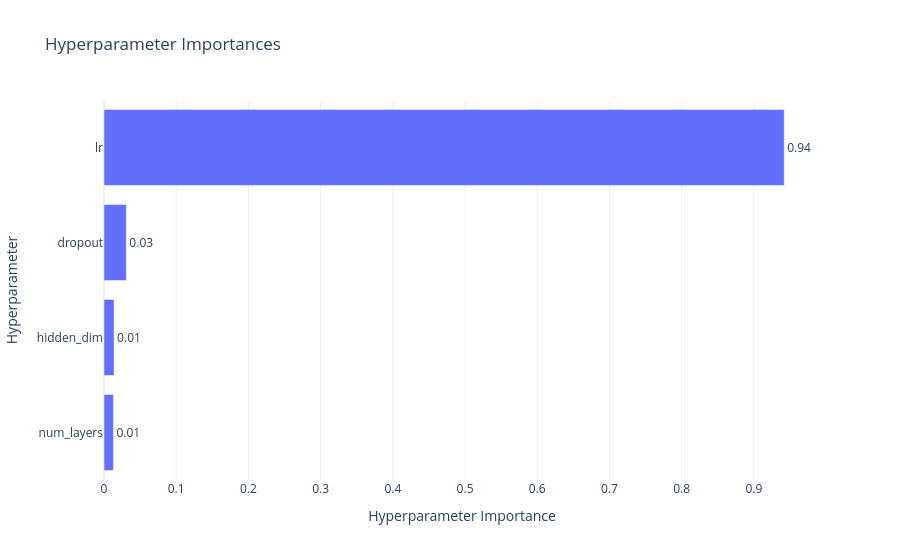

Notebook cell for this chart:
### Code cell
# ==================================
# 셀 8: CYP3A4 Optuna 스터디 실행 (1단계: 넓은 탐색)
# ==================================
TASK_TO_TUNE = "CYP3A4"

# 1. 목표 점수 설정
TARGET_SCORE_CYP = 0.84
# 2. 안전망
MAX_TRIALS = 500

# 3. CYP3A4 전용 콜백 함수 정의
def stop_for_cyp(study: optuna.study.Study, trial: optuna.trial.FrozenTrial):
    if study.best_value is not None and study.best_value >= TARGET_SCORE_CYP:
        print(f"\n--- 🎯 CYP3A4 목표 달성! ({TARGET_SCORE_CYP}) ---")
        print(f"--- Trial {trial.number}에서 {study.best_value:.4f} 달성 후 중지합니다. ---")
        study.stop()

print(f"--- 1단계 튜닝 시작: {TASK_TO_TUNE} (목표: {TARGET_SCORE_CYP}, 최대: {MAX_TRIALS}회) ---")

# --- 👇 [핵심 수정: study 객체 이름 변경] ---
study_CYP3A4_p1 = optuna.create_study(
    direction="maximize",
    study_name=f"admet_{TASK_TO_TUNE}_tuning_Phase1"
)
# --- 👆 [수정 완료] ---

print(f"📊 {TASK_TO_TUNE}는 분류 태스크 - {TARGET_SCORE_CYP} 달성 시 자동 중지됩니다.")

# Optuna 실행 (셀 6의 'objective' 함수 사용)
study_CYP3A4_p1.optimize(
    lambda trial: objective(trial, TASK_TO_TUNE),
    n_trials=MAX_TRIALS,
    callbacks=[stop_for_cyp],
    show_progress_bar=True
)

# --- 👇 [시각화 수정: study 객체 이름 변경] ---
print(f"\n📈 [ {TASK_TO_TUNE} - 1단계 ] 파라미터 중요도 시각화:")
try:
    fig = optuna.visualization.plot_param_importances(study_CYP3A4_p1)
    fig.show()
except Exception as e:
    print(f"⚠️ 중요도 시각화 실패: {e}")
# --- 👆 [수정 완료] ---

# 결과 저장
best_params_all[TASK_TO_TUNE] = study_CYP3A4_p1.best_params

print(f"\n--- {TASK_TO_TUNE} 1단계 튜닝 완료 ---")
print(f"Best Valid Score: {study_CYP3A4_p1.best_value:.4f}")
print(f"Best Params: {study_CYP3A4_p1.best_params}")

### Figure 1 — Plotly figure (JSON) as saved in the notebook; plotly's stock layout.template omitted (floating-point values rounded to 4 significant figures)
{"data": [{"cliponaxis": false, "hovertemplate": ["num_layers (IntDistribution): 0.013083660205124135<extra></extra>", "hidden_dim (CategoricalDistribution): 0.01398836406979284<extra></extra>", "dropout (FloatDistribution): 0.030929270008337336<extra></extra>", "lr (FloatDistribution): 0.9419987057167458<extra></extra>"], "name": "Objective Value", "orientation": "h", "text": ["0.01", "0.01", "0.03", "0.94"], "textposition": "outside", "type": "bar", "x": [0.01308, 0.01399, 0.03093, 0.942], "y": ["num_layers", "hidden_dim", "dropout", "lr"]}], "layout": {"title": {"text": "Hyperparameter Importances"}, "xaxis": {"title": {"text": "Hyperparameter Importance"}}, "yaxis": {"title": {"text": "Hyperparameter"}}}}
